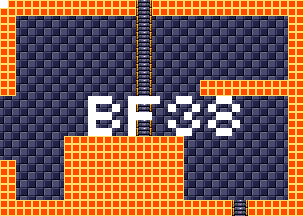

Below is a game level as drawn by its tile map, then a one-line description and the .tmx that defines it (tile-layer data replaced by summaries):
An orthogonal 38x27 tile map with 8x8 px tiles, 4 tile layers (background, foreground, room numbers, Objects), 15 tilesets.

<map version="1.5" tiledversion="1.7.1" orientation="orthogonal" renderorder="right-down" width="38" height="27" tilewidth="8" tileheight="8" infinite="0" nextlayerid="11" nextobjectid="1">
 <tileset firstgid="1" source="tilesheets/tsKarniMata.tsx" />
 <tileset firstgid="1025" source="tilesheets/tsVoodooWasp.tsx" />
 <tileset firstgid="2049" source="tilesheets/tsBurial.tsx" />
 <tileset firstgid="3073" source="tilesheets/tsBlueTemple.tsx" />
 <tileset firstgid="4097" source="tilesheets/tsGoddess.tsx" />
 <tileset firstgid="5121" source="tilesheets/tsKonark.tsx" />
 <tileset firstgid="6145" name="sEnemies" tilewidth="8" tileheight="8" tilecount="1024" columns="32">
  <image source="../grapx/tilesheets/sObjects.bmp" trans="ff94ff" width="256" height="256" />
 </tileset>
 <tileset firstgid="7169" source="tilesheets/tsIceTemple.tsx" />
 <tileset firstgid="8193" source="tilesheets/tsLavaArea.tsx" />
 <tileset firstgid="9217" source="tilesheets/tsBossArea.tsx" />
 <tileset firstgid="10241" source="tilesheets/tsPegu.tsx" />
 <tileset firstgid="11265" source="tilesheets/sTiwanakuTemple.tsx" />
 <tileset firstgid="12289" source="tilesheets/sIndraTemple.tsx" />
 <tileset firstgid="13313" source="tilesheets/sTeleport.tsx" />
 <tileset firstgid="14337" source="tilesheets/sObjects.tsx" />
 <layer id="2" name="background" width="38" height="27">
  <data>[1026 cells, 1026 non-empty, 2 distinct tile ids]</data>
 </layer>
 <layer id="1" name="foreground" width="38" height="27">
  <data>[1026 cells, 400 non-empty, 3 distinct tile ids]</data>
 </layer>
 <layer id="7" name="room numbers" width="38" height="27">
  <data>[1026 cells, 43 non-empty, 1 distinct tile ids]</data>
 </layer>
 <layer id="10" name="Objects" width="38" height="27">
  <data>[1026 cells, 0 non-empty, 0 distinct tile ids]</data>
 </layer>
</map>
